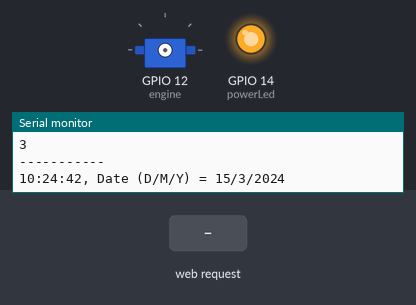
Bench run of a program on a simulated ESP8266 (NodeMCU). On the bench: servo, output pins drawn as LEDs (lit = HIGH), the last lines printed to the serial monitor. Dashed ring = blinking. Inputs (shaded band) come from the test bench. WiFi joins after 1.5 s; servers stay silent unless stated; the local clock reads 2024-03-15 10:24:30 at power-on unless the program sets it; storage starts empty.

Above: at 12.4 s.
12.5 s: HTTP request GET /food received
At 13.25 s:
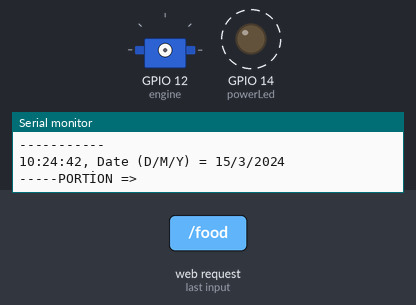
16.1 s: HTTP request GET /food?portion=true received
At 18.1 s:
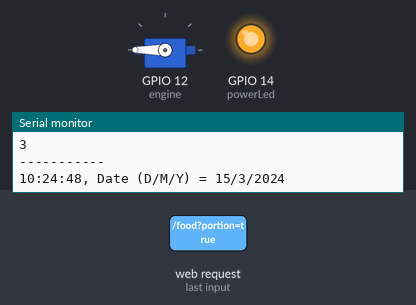
Timing chart, 0 to 19.6 s (numbered marks = the images above; inputs shaded):
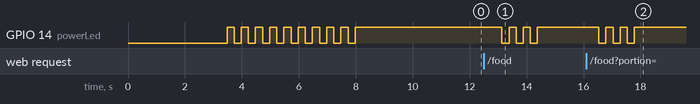

The program:

main.cpp
```cpp
#include <Arduino.h>
#include <Wire.h>
#include <Time.h>
#include <FS.h>
#include "LittleFS.h"
#include <DS1307RTC.h>
#include <ESP8266WiFi.h>
#include <WiFiClient.h>
#include <ESP8266WebServer.h>
#include <ESP8266mDNS.h>
#include <ArduinoJson.h>
#include <Servo.h>

#define FORMAT_LITTLEFS_IF_FAILED true
#define powerLed 14
#define engine 12

#ifndef STASSID
#define STASSID "PANDA"
#define STAPSK "Melishasan1903"
#endif

tmElements_t tm;

struct Event
{
  int id;
  int portion;
  int hour;
  int minute;
  int weekDay;
  bool retry;
  bool status;
};

const char *ssid = STASSID;
const char *password = STAPSK;

ESP8266WebServer server(80);
DynamicJsonDocument events(8192);
Servo servo_engine;

String getFileData(String filename)
{
  String result = "";

  File this_file = LittleFS.open(filename, "r");
  if (!this_file)
  { // failed to open the file, retrn empty result
    return result;
  }
  while (this_file.available())
  {
    result += (char)this_file.read();
  }
  this_file.close();
  Serial.println("---GET FİLE-->" + filename + "<-----");
  Serial.println(result);
  Serial.println("---GET FİLE-->" + filename + "<-----");
  return result;
}

bool setFileData(String filename, String data)
{
  File this_file = LittleFS.open(filename, "w");
  if (!this_file)
  { // failed to open the file, return false
    return false;
  }
  int bytesWritten = this_file.print(data);

  if (bytesWritten == 0)
  { // write failed
    return false;
  }

  this_file.close();
  return true;
}

void print2digits(int number)
{
  if (number >= 0 && number < 10)
  {
    Serial.write("0");
  }
  Serial.print(number);
}

int myWeekday()
{
  int weekdays[] = {0, 6, 0, 1, 2, 3, 4, 5};
  int convertedWeekday = weekdays[weekday()];
  return convertedWeekday;
}

void blink(int loop)
{
  for (int i = 0; i < loop; i++)
  {
    digitalWrite(powerLed, LOW);
    delay(250);
    digitalWrite(powerLed, HIGH);
    delay(250);
  }
}

void setCrossOrigin()
{
  server.sendHeader(F("Access-Control-Allow-Origin"), F("*"));
  server.sendHeader(F("Access-Control-Max-Age"), F("600"));
  server.sendHeader(F("Access-Control-Allow-Methods"), F("PUT,POST,GET,OPTIONS"));
  server.sendHeader(F("Access-Control-Allow-Headers"), F("*"));
};

void handleSettingsUpdate()
{
  setCrossOrigin();
  String data = server.arg("plain");
  setFileData("events.json", data);
  Serial.println("-----data => " + data);
  server.send(200, "application/json", getFileData("events.json"));
  deserializeJson(events, data);
  blink(3);
}


void giveFoood(int portion)
{
  blink(3);
  servo_engine.attach(engine);
  servo_engine.write(180);
  delay(portion * 1000);
  servo_engine.detach();
}

void handleGiveFood()
{
  setCrossOrigin();
  String portion = server.arg("portion");
  Serial.println("-----PORTİON => " + portion);
  giveFoood(portion.toInt());
  server.send(200, "application/json", "{\"status\" : \"ok\"}");
}

void toggleLED()
{
  setCrossOrigin();
  Serial.println("toggleed Tetiklendi");
  digitalWrite(powerLed, !digitalRead(powerLed));
  server.send(200, "text / plain", "");
}

void getSettings()
{
  setCrossOrigin();
  server.send(200, "application/json", getFileData("events.json"));
}

void handleRoot()
{
  setCrossOrigin();
  server.send(200, "application/json", "{\"status\" : \"ok\"}");
}

void setup()
{
  Serial.begin(115200);
  LittleFS.begin();
  pinMode(powerLed, OUTPUT);

  while (!Serial)
    ; // wait for serial
  delay(200);

  Serial.println("DS1307RTC Read Test");
  Serial.println("-------------------");

  deserializeJson(events, getFileData("events.json"));
  serializeJsonPretty(events, Serial);

Serial.println(STASSID);
Serial.println(STAPSK);
  WiFi.begin(STASSID, STAPSK);
  delay(3000);
  blink(10);

  Serial.println("");
  Serial.print("Connected! IP address: ");
  Serial.println(WiFi.localIP());

  if (!MDNS.begin("panda"))
  {
    Serial.println("Error setting up MDNS responder!");
    while (1)
    {
      delay(1000);
    }
  }

  Serial.println("mDNS responder started");

  server.on("/settings", HTTP_POST, handleSettingsUpdate);
  server.on("/settings", getSettings);
  server.on("/food", handleGiveFood);
  server.on("/", handleRoot);
  server.on("/toggle", HTTP_POST, toggleLED);
  server.begin();

  MDNS.addService("http", "tcp", 80);
  delay(3000);
  digitalWrite(powerLed, HIGH);
}

void loop()
{
  MDNS.update();
  server.handleClient();
  tmElements_t tm;

  if (RTC.read(tm))
  {
    for (unsigned int i = 0; i < events.size(); i++)
    {
      Serial.println("ilk if");
      // Bu kontrole retry false ise statuse bakacak.
      if(events[i]["status"].as<String>() == "true")
      {
        Serial.println("2 if");
        if (events[i]["retry"].as<String>() == "true")
        {
          Serial.println("3 if");
          if (events[i]["hour"].as<String>() == String(tm.Hour) && events[i]["minute"].as<String>() == String(tm.Minute) && events[i]["status"].as<String>() == "true" && String(tm.Second) == "0" && events[i]["weekDay"][myWeekday()].as<String>() == "1")
          {
            Serial.println("4 if");
            giveFoood(events[i]["portion"].as<int>());
          }
        }
        else
        {
          Serial.println("1 else");
          if (events[i]["status"].as<String>() == "true" && events[i]["hour"].as<String>() == String(tm.Hour) && events[i]["minute"].as<String>() == String(tm.Minute) && String(tm.Second) == "0")
          {
            Serial.println("5 if");
            events[i]["status"] = "false";
            giveFoood(events[i]["portion"].as<int>());
          }
        }
      }
      else
      {
        Serial.println(events[i]["status"].as<String>());
        Serial.println("---------------");
      }
    }
    Serial.println("-----------");
    Serial.println(weekday());
    Serial.println("-----------");
    Serial.println(myWeekday());
    Serial.println("-----------");
    print2digits(tm.Hour);
    Serial.write(":");
    print2digits(tm.Minute);
    Serial.write(":");
    print2digits(tm.Second);
    Serial.print(", Date (D/M/Y) = ");
    Serial.print(tm.Day);
    Serial.write("/");
    Serial.print(tm.Month);
    Serial.write("/");
    Serial.print(tmYearToCalendar(tm.Year));
    Serial.println();

    // if (tm.Hour == 21 && tm.Minute == 31 && tm.Second == 10)
    // {
    //   Serial.println("---------ESKİ---------");
    //   print2digits(tm.Hour);
    //   Serial.write(":");
    //   print2digits(tm.Minute);
    //   Serial.write(":");
    //   print2digits(tm.Second);
    //   Serial.print(", Date (D/M/Y) = ");
    //   Serial.print(tm.Day);
    //   Serial.write("/");
    //   Serial.print(tm.Month);
    //   Serial.write("/");
    //   Serial.print(tmYearToCalendar(tm.Year));
    //   Serial.println();
    //   Serial.println("---------ESKİ---------");
    //   Serial.println();
    //   setTime(21, 31, 11, 29, 5, 2022);
    //   delay(2000);
    //   Serial.println("---------YENİ---------");
    //   print2digits(tm.Hour);
    //   Serial.write(":");
    //   print2digits(tm.Minute);
    //   Serial.write(":");
    //   print2digits(tm.Second);
    //   Serial.print(", Date (D/M/Y) = ");
    //   Serial.print(tm.Day);
    //   Serial.write("/");
    //   Serial.print(tm.Month);
    //   Serial.write("/");
    //   Serial.print(tmYearToCalendar(tm.Year));
    //   Serial.println();
    //   Serial.println("---------YENİ---------");
    //   delay(1000000);
    // }


  }
  else
  {
    if (RTC.chipPresent())
    {
      Serial.println("The DS1307 is stopped.  Please run the SetTime");
      Serial.println("example to initialize the time and begin running.");
      Serial.println();
    }
    else
    {
      Serial.println("DS1307 read error!  Please check the circuitry.");
      Serial.println();
    }
    delay(9000);
  }
  delay(950);
}
```

Measured:
- after the input at 12.5 s, GPIO 14 (powerLed): alternates HIGH for 0.25 s and LOW for 0.25 s, 6 changes in all, then stays HIGH, starting after 0.63 s
- after the input at 16.1 s, GPIO 14 (powerLed): alternates HIGH for 0.25 s and LOW for 0.25 s, 6 changes in all, then stays HIGH, starting after 0.44 s
